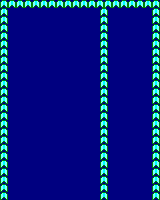

Below is a game level as drawn by its tile map, then a one-line description and the .tmx file that defines it, in full:
An orthogonal 40x50 tile map with 4x4 px tiles, 1 tile layer (Capa de patrones 1).

<map version="1.5" tiledversion="1.7.2" orientation="orthogonal" renderorder="right-down" width="40" height="50" tilewidth="4" tileheight="4" infinite="0" nextlayerid="2" nextobjectid="1">
 <tileset firstgid="1" source="escenario16x8.tsx" />
 <layer id="1" name="Capa de patrones 1" width="40" height="50">
  <data encoding="csv">
1,2,1,2,1,2,1,2,1,2,1,2,1,2,1,2,1,2,1,2,1,2,1,2,1,2,1,2,1,2,1,2,1,2,1,2,1,2,1,2,
5,6,5,6,5,6,5,6,5,6,5,6,5,6,5,6,5,6,5,6,5,6,5,6,5,6,5,6,5,6,5,6,5,6,5,6,5,6,5,6,
1,2,3,4,3,4,3,4,3,4,3,4,3,4,3,4,3,4,3,4,3,4,3,4,3,1,2,4,3,4,3,4,3,4,3,4,3,4,1,2,
5,6,7,8,7,8,7,8,7,8,7,8,7,8,7,8,7,8,7,8,7,8,7,8,7,5,6,8,7,8,7,8,7,8,7,8,7,8,5,6,
1,2,3,4,3,4,3,4,3,4,3,4,3,4,3,4,3,4,3,4,3,4,3,4,3,1,2,4,3,4,3,4,3,4,3,4,3,4,1,2,
5,6,7,8,7,8,7,8,7,8,7,8,7,8,7,8,7,8,7,8,7,8,7,8,7,5,6,8,7,8,7,8,7,8,7,8,7,8,5,6,
1,2,3,4,3,4,3,4,3,4,3,4,3,4,3,4,3,4,3,4,3,4,3,4,3,1,2,4,3,4,3,4,3,4,3,4,3,4,1,2,
5,6,7,8,7,8,7,8,7,8,7,8,7,8,7,8,7,8,7,8,7,8,7,8,7,5,6,8,7,8,7,8,7,8,7,8,7,8,5,6,
1,2,3,4,3,4,3,4,3,4,3,4,3,4,3,4,3,4,3,4,3,4,3,4,3,1,2,4,3,4,3,4,3,4,3,4,3,4,1,2,
5,6,7,8,7,8,7,8,7,8,7,8,7,8,7,8,7,8,7,8,7,8,7,8,7,5,6,8,7,8,7,8,7,8,7,8,7,8,5,6,
1,2,3,4,3,4,3,4,3,4,3,4,3,4,3,4,3,4,3,4,3,4,3,4,3,1,2,4,3,4,3,4,3,4,3,4,3,4,1,2,
5,6,7,8,7,8,7,8,7,8,7,8,7,8,7,8,7,8,7,8,7,8,7,8,7,5,6,8,7,8,7,8,7,8,7,8,7,8,5,6,
1,2,3,4,3,4,3,4,3,4,3,4,3,4,3,4,3,4,3,4,3,4,3,4,3,1,2,4,3,4,3,4,3,4,3,4,3,4,1,2,
5,6,7,8,7,8,7,8,7,8,7,8,7,8,7,8,7,8,7,8,7,8,7,8,7,5,6,8,7,8,7,8,7,8,7,8,7,8,5,6,
1,2,3,4,3,4,3,4,3,4,3,4,3,4,3,4,3,4,3,4,3,4,3,4,3,1,2,4,3,4,3,4,3,4,3,4,3,4,1,2,
5,6,7,8,7,8,7,8,7,8,7,8,7,8,7,8,7,8,7,8,7,8,7,8,7,5,6,8,7,8,7,8,7,8,7,8,7,8,5,6,
1,2,3,4,3,4,3,4,3,4,3,4,3,4,3,4,3,4,3,4,3,4,3,4,3,1,2,4,3,4,3,4,3,4,3,4,3,4,1,2,
5,6,7,8,7,8,7,8,7,8,7,8,7,8,7,8,7,8,7,8,7,8,7,8,7,5,6,8,7,8,7,8,7,8,7,8,7,8,5,6,
1,2,3,4,3,4,3,4,3,4,3,4,3,4,3,4,3,4,3,4,3,4,3,4,3,1,2,4,3,4,3,4,3,4,3,4,3,4,1,2,
5,6,7,8,7,8,7,8,7,8,7,8,7,8,7,8,7,8,7,8,7,8,7,8,7,5,6,8,7,8,7,8,7,8,7,8,7,8,5,6,
1,2,3,4,3,4,3,4,3,4,3,4,3,4,3,4,3,4,3,4,3,4,3,4,3,1,2,4,3,4,3,4,3,4,3,4,3,4,1,2,
5,6,7,8,7,8,7,8,7,8,7,8,7,8,7,8,7,8,7,8,7,8,7,8,7,5,6,8,7,8,7,8,7,8,7,8,7,8,5,6,
1,2,3,4,3,4,3,4,3,4,3,4,3,4,3,4,3,4,3,4,3,4,3,4,3,1,2,4,3,4,3,4,3,4,3,4,3,4,1,2,
5,6,7,8,7,8,7,8,7,8,7,8,7,8,7,8,7,8,7,8,7,8,7,8,7,5,6,8,7,8,7,8,7,8,7,8,7,8,5,6,
1,2,3,4,3,4,3,4,3,4,3,4,3,4,3,4,3,4,3,4,3,4,3,4,3,1,2,4,3,4,3,4,3,4,3,4,3,4,1,2,
5,6,7,8,7,8,7,8,7,8,7,8,7,8,7,8,7,8,7,8,7,8,7,8,7,5,6,8,7,8,7,8,7,8,7,8,7,8,5,6,
1,2,3,4,3,4,3,4,3,4,3,4,3,4,3,4,3,4,3,4,3,4,3,4,3,1,2,4,3,4,3,4,3,4,3,4,3,4,1,2,
5,6,7,8,7,8,7,8,7,8,7,8,7,8,7,8,7,8,7,8,7,8,7,8,7,5,6,8,7,8,7,8,7,8,7,8,7,8,5,6,
1,2,3,4,3,4,3,4,3,4,3,4,3,4,3,4,3,4,3,4,3,4,3,4,3,1,2,4,3,4,3,4,3,4,3,4,3,4,1,2,
5,6,7,8,7,8,7,8,7,8,7,8,7,8,7,8,7,8,7,8,7,8,7,8,7,5,6,8,7,8,7,8,7,8,7,8,7,8,5,6,
1,2,3,4,3,4,3,4,3,4,3,4,3,4,3,4,3,4,3,4,3,4,3,4,3,1,2,4,3,4,3,4,3,4,3,4,3,4,1,2,
5,6,7,8,7,8,7,8,7,8,7,8,7,8,7,8,7,8,7,8,7,8,7,8,7,5,6,8,7,8,7,8,7,8,7,8,7,8,5,6,
1,2,3,4,3,4,3,4,3,4,3,4,3,4,3,4,3,4,3,4,3,4,3,4,3,1,2,4,3,4,3,4,3,4,3,4,3,4,1,2,
5,6,7,8,7,8,7,8,7,8,7,8,7,8,7,8,7,8,7,8,7,8,7,8,7,5,6,8,7,8,7,8,7,8,7,8,7,8,5,6,
1,2,3,4,3,4,3,4,3,4,3,4,3,4,3,4,3,4,3,4,3,4,3,4,3,1,2,4,3,4,3,4,3,4,3,4,3,4,1,2,
5,6,7,8,7,8,7,8,7,8,7,8,7,8,7,8,7,8,7,8,7,8,7,8,7,5,6,8,7,8,7,8,7,8,7,8,7,8,5,6,
1,2,3,4,3,4,3,4,3,4,3,4,3,4,3,4,3,4,3,4,3,4,3,4,3,1,2,4,3,4,3,4,3,4,3,4,3,4,1,2,
5,6,7,8,7,8,7,8,7,8,7,8,7,8,7,8,7,8,7,8,7,8,7,8,7,5,6,8,7,8,7,8,7,8,7,8,7,8,5,6,
1,2,3,4,3,4,3,4,3,4,3,4,3,4,3,4,3,4,3,4,3,4,3,4,3,1,2,4,3,4,3,4,3,4,3,4,3,4,1,2,
5,6,7,8,7,8,7,8,7,8,7,8,7,8,7,8,7,8,7,8,7,8,7,8,7,5,6,8,7,8,7,8,7,8,7,8,7,8,5,6,
1,2,3,4,3,4,3,4,3,4,3,4,3,4,3,4,3,4,3,4,3,4,3,4,3,1,2,4,3,4,3,4,3,4,3,4,3,4,1,2,
5,6,7,8,7,8,7,8,7,8,7,8,7,8,7,8,7,8,7,8,7,8,7,8,7,5,6,8,7,8,7,8,7,8,7,8,7,8,5,6,
1,2,3,4,3,4,3,4,3,4,3,4,3,4,3,4,3,4,3,4,3,4,3,4,3,1,2,4,3,4,3,4,3,4,3,4,3,4,1,2,
5,6,7,8,7,8,7,8,7,8,7,8,7,8,7,8,7,8,7,8,7,8,7,8,7,5,6,8,7,8,7,8,7,8,7,8,7,8,5,6,
1,2,3,4,3,4,3,4,3,4,3,4,3,4,3,4,3,4,3,4,3,4,3,4,3,1,2,4,3,4,3,4,3,4,3,4,3,4,1,2,
5,6,7,8,7,8,7,8,7,8,7,8,7,8,7,8,7,8,7,8,7,8,7,8,7,5,6,8,7,8,7,8,7,8,7,8,7,8,5,6,
1,2,3,4,3,4,3,4,3,4,3,4,3,4,3,4,3,4,3,4,3,4,3,4,3,1,2,4,3,4,3,4,3,4,3,4,3,4,1,2,
5,6,7,8,7,8,7,8,7,8,7,8,7,8,7,8,7,8,7,8,7,8,7,8,7,5,6,8,7,8,7,8,7,8,7,8,7,8,5,6,
1,2,3,4,3,4,3,4,3,4,3,4,3,4,3,4,3,4,3,4,3,4,3,4,3,1,2,4,3,4,3,4,3,4,3,4,3,4,1,2,
5,6,7,8,7,8,7,8,7,8,7,8,7,8,7,8,7,8,7,8,7,8,7,8,7,5,6,8,7,8,7,8,7,8,7,8,7,8,5,6
</data>
 </layer>
</map>